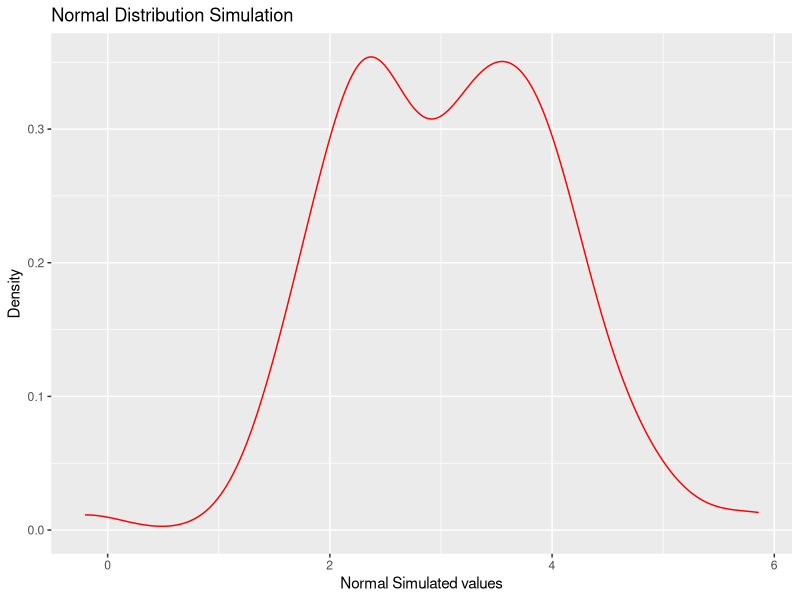
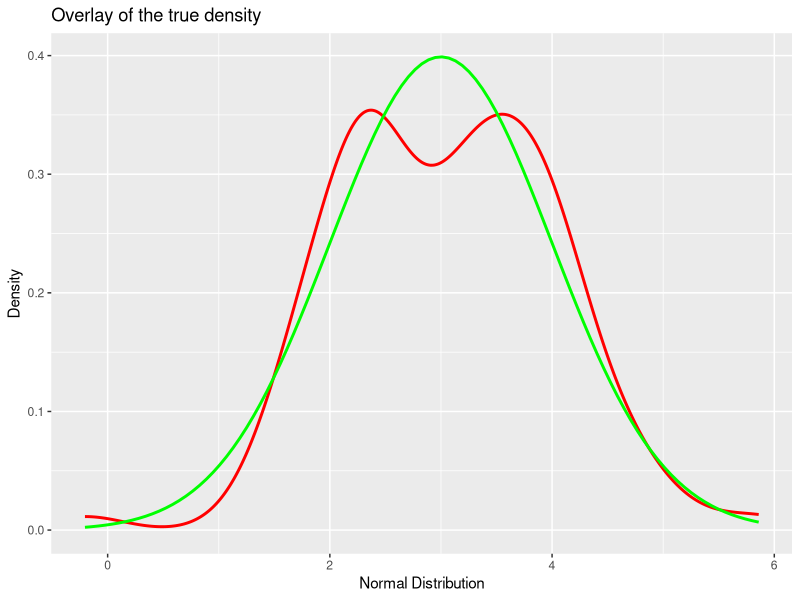
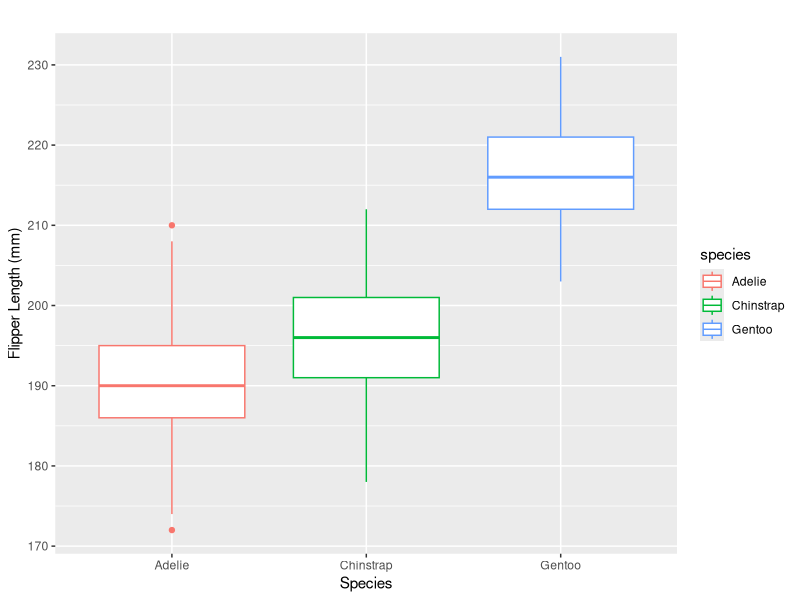
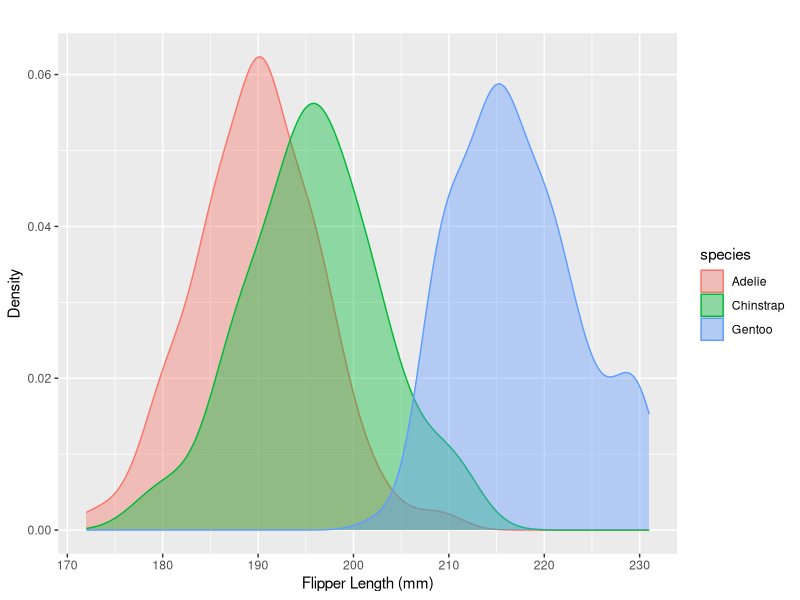
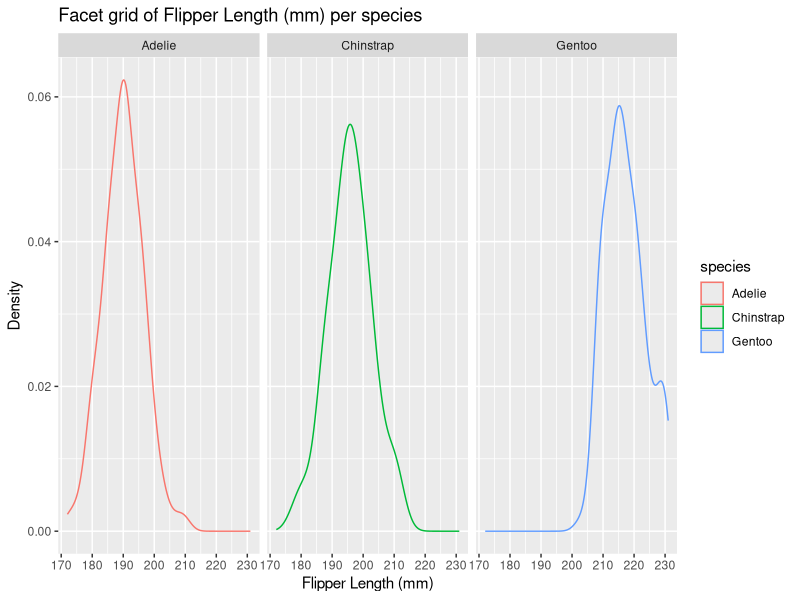

Generate these figures, in order, with R:
## ---- chunk 1
library(tidyverse)
library(ggplot2)
## ---- chunk 2
pkg_vec <- c("dplyr", "palmerpenguins", "knitr")
for (x in pkg_vec) {
  if (!requireNamespace(x, quietly = TRUE)) {
    install.packages(x, dependencies = TRUE)
  }
  # if you want to programmatically attach
  # libraries, this is the way to to do it
  library(x, character.only = TRUE)
}
## ---- chunk 3
#Simulate data from normal distribution
sim_data <- data.frame(norm_dist = rnorm(100, 3, 1)) #Note, this is the emperical data

#Plot the density, which can be achieved by using the "geom_density()"
ggplot(data = sim_data, mapping = aes(x = norm_dist))+ #the aesthetics you soecify in mapping, will apply to whole plot
  geom_density(color = "red") + #the aesthetics specified in geom_ will just be appled to that geometric thing
  labs(
    title = "Normal Distribution Simulation",
    x = "Normal Simulated values",
    y = "Density"
    
  )
  
## ---- chunk 4
#2
## ---- chunk 5
std_normal <- data.frame(st_norm = rnorm(100))

ggplot(data = sim_data, mapping = aes(x = norm_dist))+ #the aesthetics you specify in mapping, will apply to whole plot
  geom_density(color = "red", lwd = 1) + #the aesthetics specified in geom_ will just be appled to that geometric thing
  #geom_line(aes(y= st_norm, color = "blue" )) +
  stat_function(fun = dnorm, args = list(mean= 3, sd =1), color = "green", lwd = 1) + #the stat_function plots the known curve, at each point on your emperical, what is the actual true value 
  labs(
    title = "Overlay of the true density",
    x = "Normal Distribution",
    y = "Density"
  
  )

## ---- chunk 6
library(palmerpenguins)
library(ggthemes)
## ---- chunk 7
penguins 
## ---- chunk 8
freq_table <- penguins |> 
  count(species, island) |> 
  pivot_wider(
    names_from = species,
    values_from = n,
    values_fill = 0 
  )
 

print(freq_table)

#How to add "island" and "species" to
kable(freq_table,
      caption = "Contingency table for count of penguins per species per island")
## ---- chunk 9
ggplot(data = penguins, 
       mapping = aes(x=species, y = flipper_length_mm, color = species)
       ) +
  geom_boxplot() + 
  labs( 
    title = " ",
    x = "Species",
    y = "Flipper Length (mm)"
    )

## ---- chunk 10
ggplot(data = penguins, 
       mapping = aes(x=flipper_length_mm, color = species)
       ) +
  geom_density(aes(fill = species), alpha = 0.4) + 
  labs( 
    title = " ",
    x = "Flipper Length (mm)",
    y = "Density"
    )

  
## ---- chunk 11
ggplot(data = penguins, aes(x=flipper_length_mm)) +
  geom_density(aes(color = species)) +
  facet_grid(~ species) +
  labs(
    title = "Facet grid of Flipper Length (mm) per species",
    x = "Flipper Length (mm)",
    y = "Density"
  )
